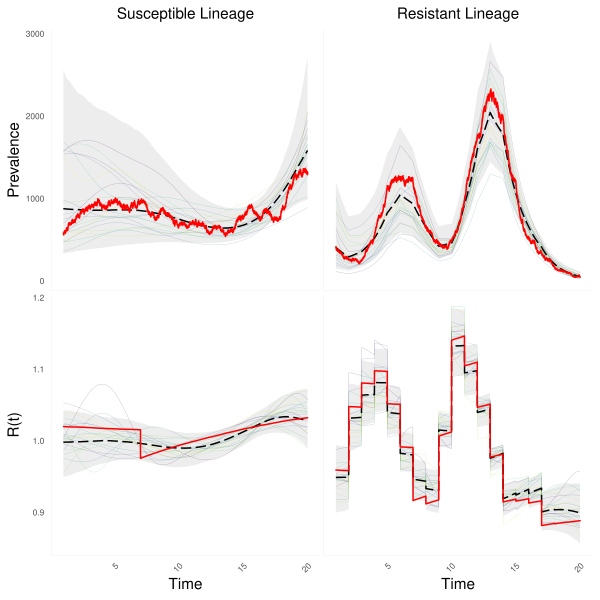

Source code (R):
library(ggplot2)
library(latex2exp)
library(viridis)
library(hexbin)
library(patchwork)

p1 <- plot_epi_dynamic(out, 1, n_draws=20) + geom_line(data=df,aes(x=t, y=I_2), color="red") + ggtitle("Susceptible Lineage")
p1 <- p1 + (p1$theme %+replace% theme(legend.position="none",
    axis.title.x=element_blank(),
    axis.text.x=element_blank(),
    axis.ticks.x=element_blank()))
p2 <- plot_epi_dynamic(out, 2, n_draws=20) + geom_line(data=df,aes(x=t, y=I_3), color="red") + ggtitle("Resistant Lineage")
p2 <- p2 + (p2$theme %+replace% theme(axis.title.y=element_blank(),
    axis.text.y=element_blank(),
    axis.ticks.y=element_blank(),
    axis.title.x=element_blank(),
    axis.text.x=element_blank(),
    axis.ticks.x=element_blank()))

y1_min <- min(layer_scales(p1)$y$range$range, layer_scales(p2)$y$range$range)
y1_max <- max(layer_scales(p1)$y$range$range, layer_scales(p2)$y$range$range)

p1 <- p1+ylim(y1_min,y1_max)
p2 <- p2+ylim(y1_min,y1_max)

p3 <- plot_rt(out, 1, n_draws=20) + geom_line(data=df,aes(x=t, y=Rt_2), color="red")
p3 <- p3 + (p3$theme %+replace% theme(legend.position="none",plot.title=element_blank()))
p4 <- plot_rt(out, 2, n_draws=20) + geom_line(data=df,aes(x=t, y=Rt_3), color="red") 
p4 <- p4 + (p4$theme %+replace% theme(axis.title.y=element_blank(),
    axis.text.y=element_blank(),
    axis.ticks.y=element_blank(),
    plot.title=element_blank()))

y2_min <- min(layer_scales(p3)$y$range$range, layer_scales(p4)$y$range$range)
y2_max <- max(layer_scales(p3)$y$range$range, layer_scales(p4)$y$range$range)

p3 <- p3+ylim(y2_min,y2_max)
p4 <- p4+ylim(y2_min,y2_max)

fig1 <- (p1 | p2) / (p3 | p4) 
